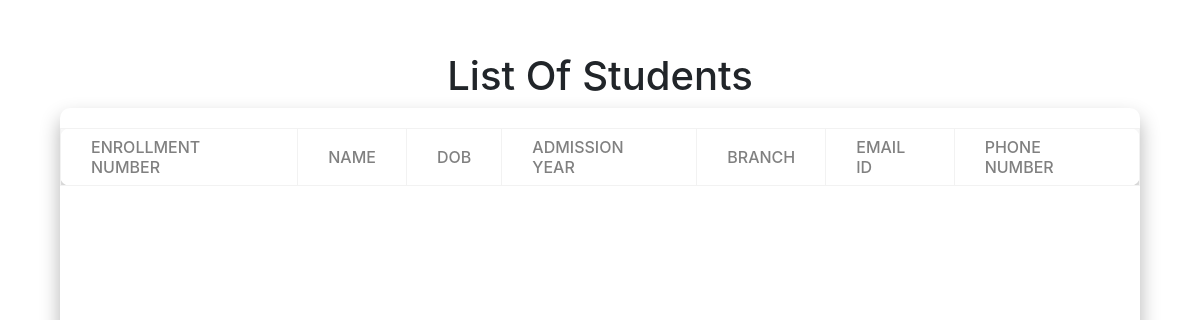
Page /view.php on the earlier database version.
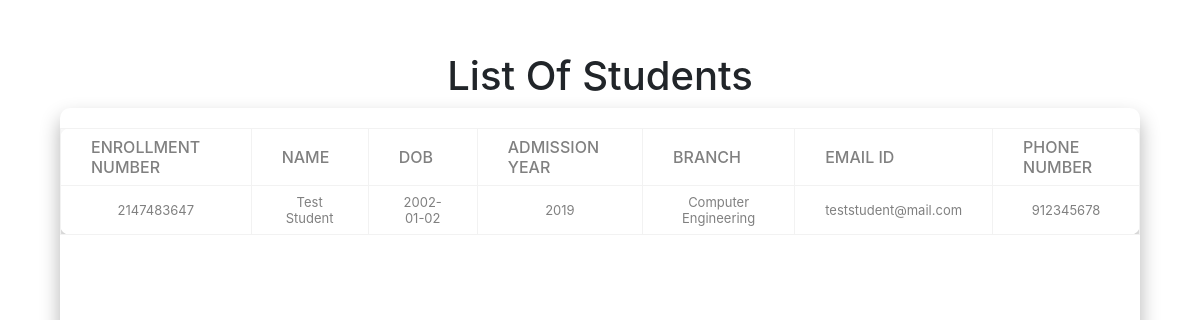
Same page on the later database version.
### tables this page shows
CREATE TABLE `data` (
  `Sadmission` year(4) NOT NULL,
  `Sname` text NOT NULL,
  `Sdob` date NOT NULL,
  `Sadd` varchar(150) NOT NULL,
  `Sphone` bigint(20) NOT NULL,
  `Smobile` bigint(20) NOT NULL,
  `Smail` varchar(150) NOT NULL,
  `Senrollid` int(11) NOT NULL,
  `Sbranch` varchar(150) NOT NULL,
  `Sscholar` text NOT NULL,
  `Sfeestat` text NOT NULL,
  `Senrollstat` text NOT NULL,
  `Sdocumentstat` text NOT NULL
);

### view.php (the view, shortened to what this page needs)
<html>
<head>
    <link rel="stylesheet" href="assets/css/table.css">
<link rel="stylesheet" href="https://maxcdn.bootstrapcdn.com/bootstrap/4.0.0/css/bootstrap.min.css"
>
<link rel="stylesheet" href="https://cdnjs.cloudflare.com/ajax/libs/font-awesome/5.15.3/css/all.min.css"
integrity="sha512-iBBXm8fW90+nuLcSKlbmrPcLa0OT92xO1BIsZ+ywDWZCvqsWgccV3gFoRBv0z+8dLJgyAHIhR35VZc2oM/gI1w==" />
</head>
<body>
    <div class="main-div">
        <h1>List Of Students</h1>
        <div class="center-div">
            <div class="table-responsive">
                <table>
                    <thead>
                        <tr>
                            <th>Enrollment Number</th>
                            <th>Name</th>
                            <th>DOB</th>
                            <th>Admission Year</th>
                            <th>Branch</th>
                            <th>Email Id</th>
                            <th>Phone Number</th>
                        </tr>
                    </thead>
                    <tbody>
                    <?php
                       $servername="localhost";
                       $username="root";
                       $password="";
                       $dbname="student_data";
                       $conn=new mysqli($servername,$username,$password,$dbname);
                       $selectquery = "SELECT * FROM data ";
                       $query = mysqli_query($conn,$selectquery);
                       while($res = mysqli_fetch_array($query))
                       {
                        ?>
                           <tr>
                            <td><?php echo $res['Senrollid']; ?></td>
                            <td><?php echo $res['Sname']; ?></td>
                            <td><?php echo $res['Sdob']; ?></td>
                            <td><?php echo $res['Sadmission']; ?></td>
                            <td><?php echo $res['Sbranch']; ?></td>
                            <td><?php echo $res['Smail']; ?></td>
                            <td><?php echo $res['Sphone']; ?></td>
                        </tr>
                        <?php
                        }
                        ?>
                    </tbody>
                </table>
            </div>
        </div>
    </div>
</body>
</html>

### assets/css/table.css (style rules this page uses)
table { border-collapse: collapse; background-color: #FFF; box-shadow: 0 10px 20px 0 rgba(0,0,0, 0.3); border-radius: 10px; margin: auto; }
h1 { font-size: 18px; color: #000; text-align: center; margin-top: -20px; margin-bottom: 20px; }
th,td { border: 1px solid #f2f2f2; padding: 8px 30px; text-align: center; color: gray; }
.main-div { width: 100%; height: 100vh; display: flex; flex-direction: column; justify-content: center; align-items: center; }
.center-div { width: 90%; height: 80vh; padding: 20px 0 0 0; box-shadow: 0 10px 20px 0 rgba(0,0,0,0.3); border-radius: 10px; }
th { text-transform: uppercase; font-weight: 500; }
td { font-size: 13px; }

Differences in the rows shown:
added data: Senrollid "2147483647", Sname "Test Student", Sdob "2002-01-02", Sadmission "2019", Sbranch "Computer Engineering", Smail "teststudent@mail.com", Sphone "912345678"
